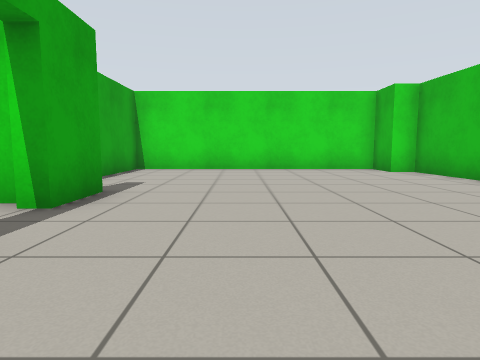
view 1 (above)

24 first-person views from a walk through a world built for the Gazebo simulator. The camera is 0.72 m above the floor, tilts 6° down and sees 75° across. The floor is counted in squares, 1 m on a side. Each view is taken from the middle of a square. On the plan, view 1 faces up. The plan holds only what a view shows up to about 10 squares ahead; the rest is blank. The place goes on beyond the plan.

view 2
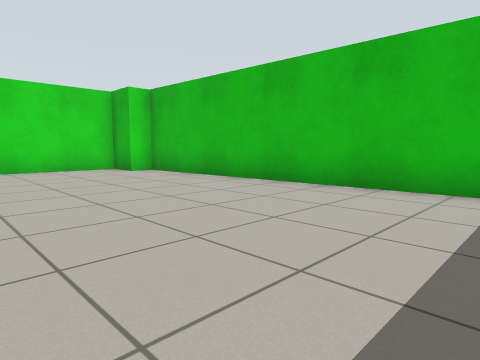

view 3
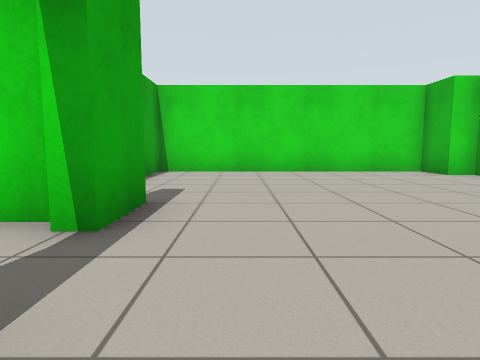

view 4
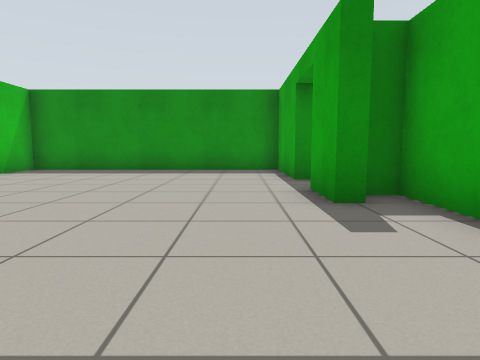

view 5
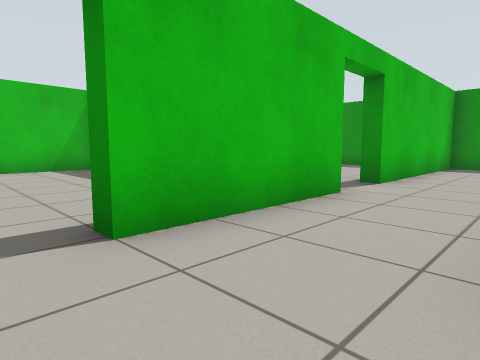

view 6
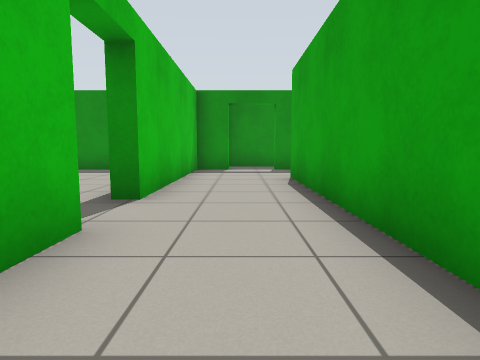

view 7
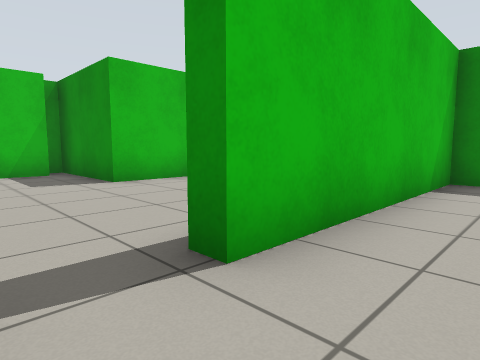

view 8
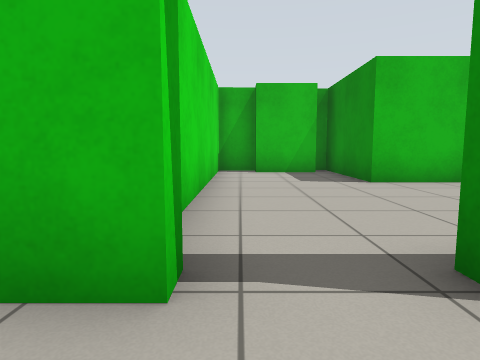

view 9
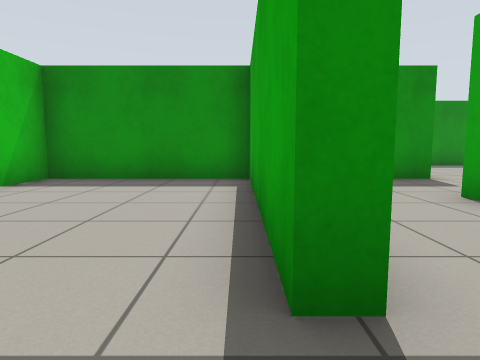

view 10
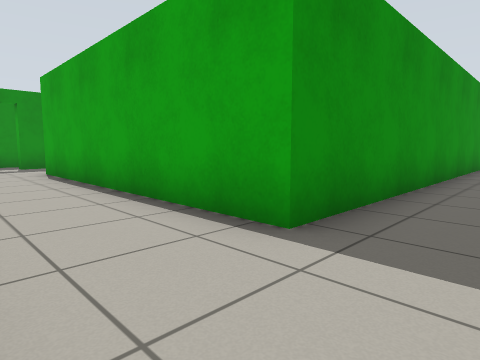

view 11
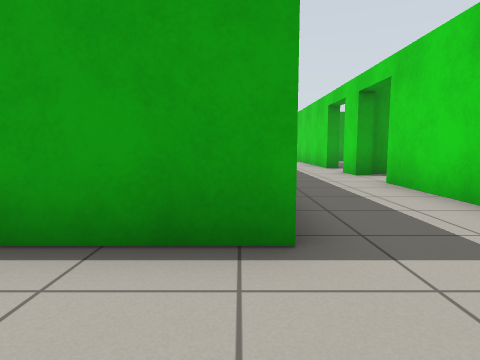

view 12
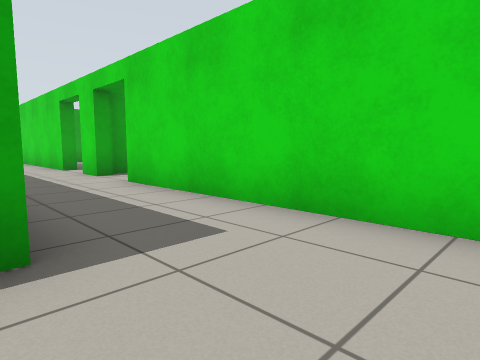

view 13
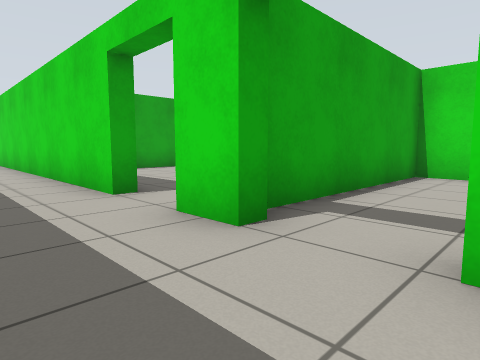

view 14
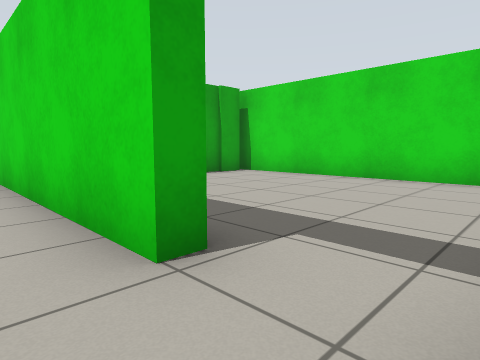

view 15
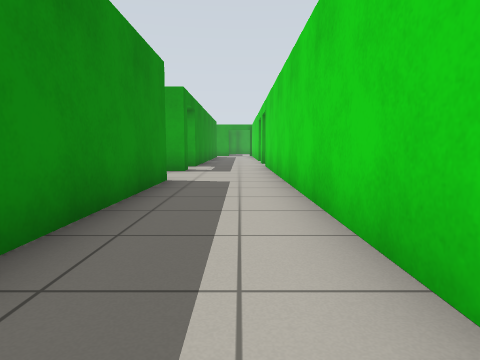

view 16
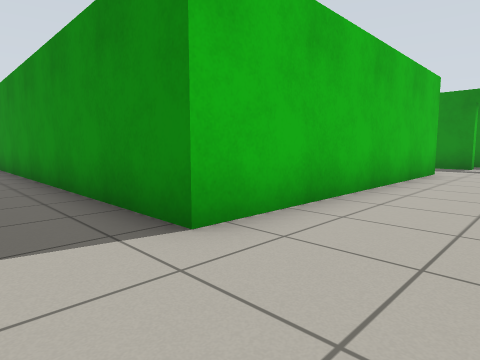

view 17
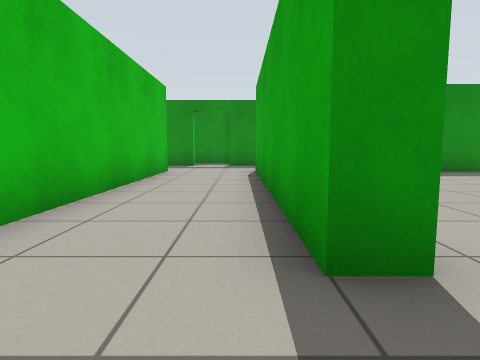

view 18
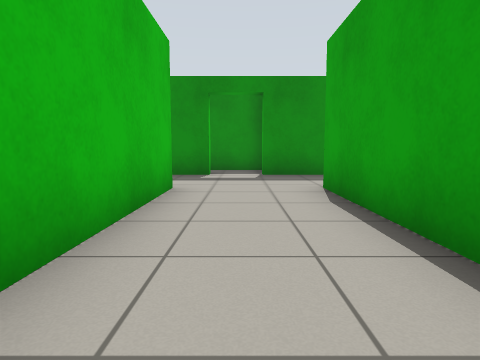

view 19
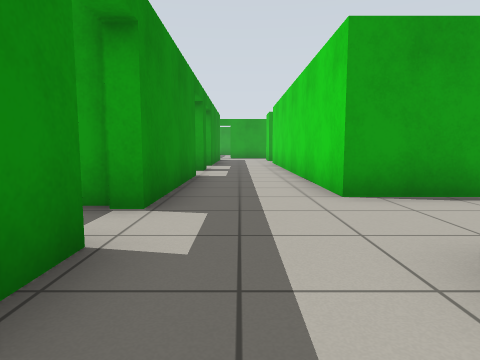

view 20
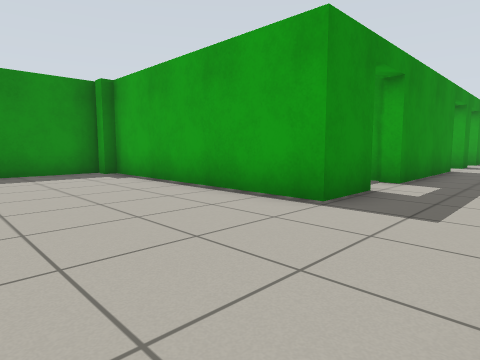

view 21
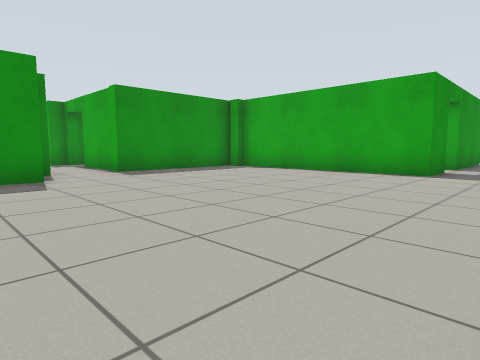

view 22
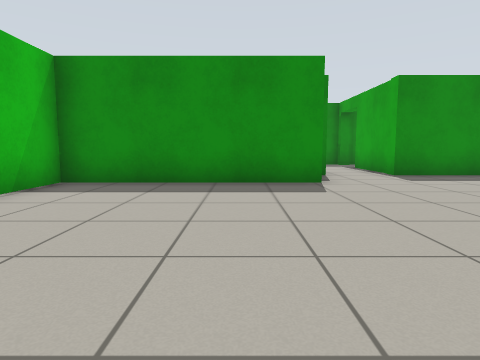

view 23
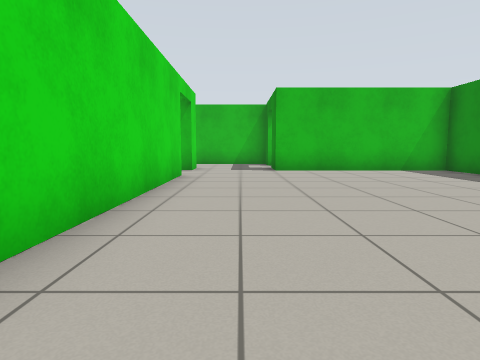

view 24
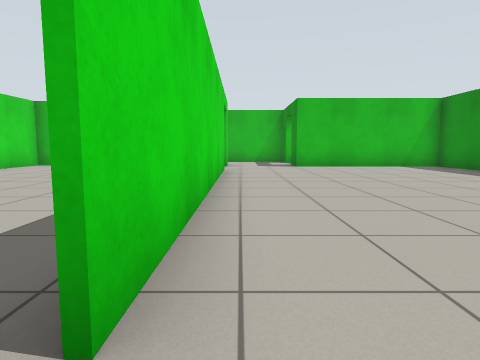

### Floor plan
Ten units are one square. View 1 is at (0, 0); x grows to the right and y downward. Boxes are objects, and circles mark ways between rooms. Rooms are numbered by the first view taken in them; rooms with no view inside come last. Other rooms are left out.
<svg viewBox="-286 -108 349 283">
<path fill="none" stroke="#000" d="M-28 -50 -22 -50 -22 -36 -26 -36M-34 -60 -34 -44 -29 -44M-26 -20 -22 -20 -22 10 56 10 51 -90M44 -90 44 -103 -34 -103 -34 -76M-26 17 -26 -20M-28 -40 -94 -40M-38 91 -26 91 -26 33M-63 91 -51 91M-114 -14 -52 -14 -52 65M-110 -44 -110 -40M-26 33 -22 33 -22 91 24 91 24 47 58 47 58 43M-21 17 -26 17M50 42 50 25 57 25 56 14 -6 14M-231 -14 -225 -14 -225 65 -281 65M-198 66 -198 -14 -114 -14M-218 95 -218 100M-202 96 -202 91M-260 91 -216 91 -216 96M-218 108 -200 108M-137 -40 -232 -40M-118 144 -63 144 -63 91M-79 65 -171 65M-184 160 -140 160M-202 91 -187 91 -187 155 -184 155"/>
<circle cx="-20" cy="-30" r="3" fill="#2a7"/>
<circle cx="-20" cy="25" r="3" fill="#2a7"/>
<circle cx="-110" cy="-25" r="3" fill="#2a7"/>
<circle cx="-60" cy="75" r="3" fill="#2a7"/>
<circle cx="-195" cy="75" r="3" fill="#2a7"/>
<text x="10" y="-50">1</text>
<text x="-40" y="20">2</text>
<text x="10" y="40">3</text>
<text x="-210" y="20">4</text>
<text x="-130" y="110">5</text>
</svg>
Room 1 opens to room 2. Room 2 opens to room 3. Room 2 opens to room 4. Room 2 opens to room 5. Room 4 opens to room 5.

Where each view was taken, in squares from view 1:
view 1: 0 up, 0 right, facing up
view 2: 0 up, 0 right, facing up-right
view 3: 1 up, 1 left, facing up
view 4: 9 up, 1 left, facing down
view 5: 3 up, 5 left, facing down-right
view 6: 1 up, 4 left, facing down
view 7: 2 down, 4 left, facing down-right
view 8: 2 down, 4 left, facing right
view 9: 2 down, 2 left, facing down
view 10: 3 up, 3 left, facing down-left
view 11: 1 up, 3 left, facing left
view 12: 1 up, 3 left, facing up-left
view 13: 2 up, 9 left, facing up-left
view 14: 3 up, 12 left, facing up-left
view 15: 3 up, 13 left, facing left
view 16: 3 up, 22 left, facing down-right
view 17: 3 up, 22 left, facing down
view 18: 1 down, 21 left, facing down
view 19: 8 down, 18 left, facing left
view 20: 7 down, 15 left, facing down-left
view 21: 7 down, 10 left, facing down-left
view 22: 8 down, 10 left, facing down
view 23: 8 down, 16 left, facing right
view 24: 7 down, 18 left, facing right
